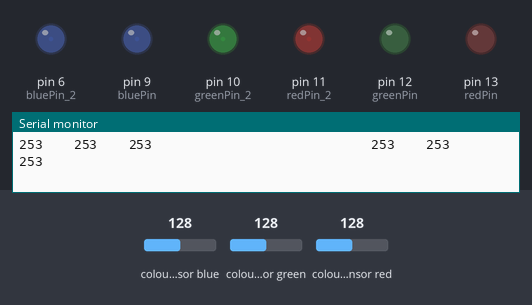
Bench run of a sketch on a simulated Arduino Uno, built with avr-gcc and run on an emulated ATmega328P. Parts: output pins drawn as LEDs (lit = HIGH), the last lines printed to the serial monitor. Wiring (inferred from the names in the program): 2 × TCS3200 colour sensor: output pin 3, S2 pin 2, S3 pin 5 / output pin 4, S2 pin 7, S3 pin 8. The inputs (shaded band) are chosen by the test bench; at power-on: colour sensor blue 128, colour sensor green 128, colour sensor red 128. Pins used as bus, display or sensor lines are not drawn.

Above: at 1.2 s.
1.3 s: colour sensor blue set to 5
At 2.7 s:
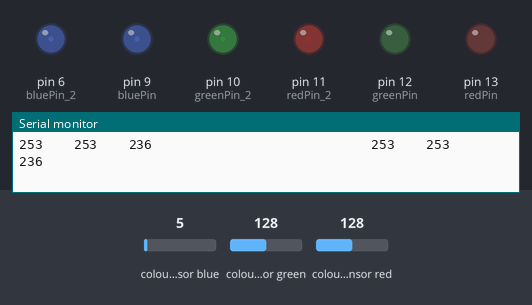
3.2 s: colour sensor green set to 125
At 4.6 s:
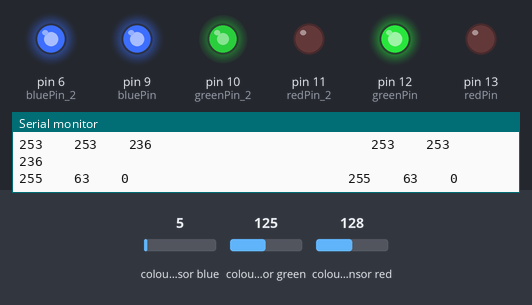
5.4 s: colour sensor red set to 122
At 6.5 s:
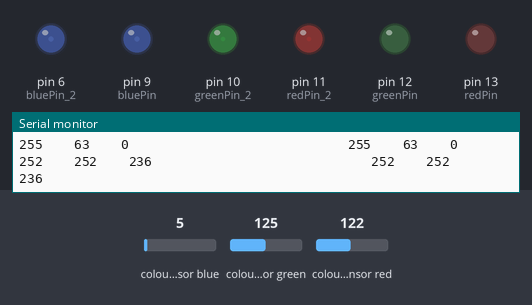
7.6 s: colour sensor green set to 102
9.5 s: colour sensor green set to 95
At 11.4 s:
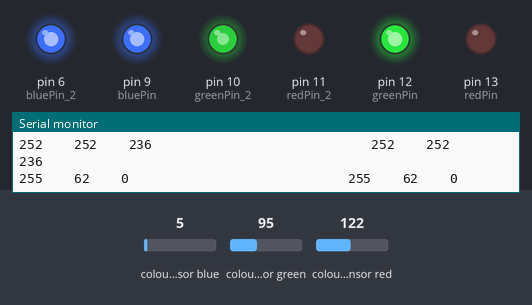
12.0 s: colour sensor green set to 128
At 13.3 s:
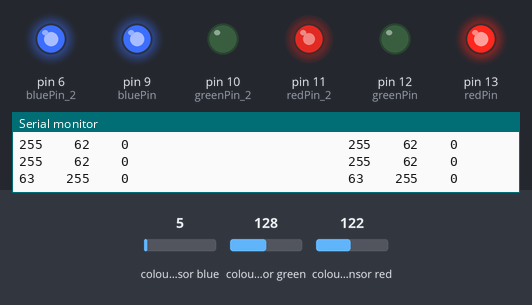
Timing chart, 0 to 15.0 s (numbered marks = the images above; inputs shaded):
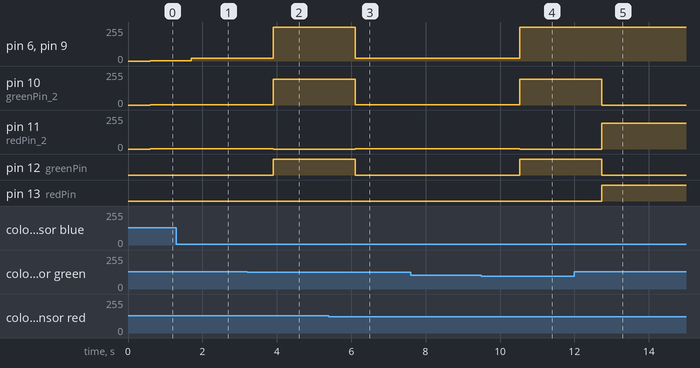

Measured:
- the behaviour switches between 128 and 127 on colour sensor green (found by bisection; images 1 and 2)
- the behaviour switches between 128 and 127 on colour sensor red (found by bisection; images 2 and 3)
- the behaviour switches between 98 and 97 on colour sensor green (found by bisection; images 3 and 4)
- after the input at 1.3 s, pin 6 (bluePin_2), pin 9 (bluePin): 2/255 → 19/255 after 0.41 s
- after the input at 3.2 s, pin 6 (bluePin_2), pin 9 (bluePin): 19/255 → 255/255 after 0.71 s; pin 10 (greenPin_2): 2/255 → 192/255 after 0.71 s; pin 11 (redPin_2): 2/255 → 0/255 after 0.71 s; pin 12 (greenPin): LOW → HIGH after 0.71 s
- after the input at 5.4 s, pin 6 (bluePin_2), pin 9 (bluePin): 255/255 → 19/255 after 0.72 s; pin 10 (greenPin_2): 192/255 → 3/255 after 0.72 s; pin 11 (redPin_2): 0/255 → 3/255 after 0.72 s; pin 12 (greenPin): HIGH → LOW after 0.72 s
- after the input at 9.5 s, pin 6 (bluePin_2), pin 9 (bluePin): 19/255 → 255/255 after 1.0 s; pin 10 (greenPin_2): 3/255 → 193/255 after 1.0 s; pin 11 (redPin_2): 3/255 → 0/255 after 1.0 s; pin 12 (greenPin): LOW → HIGH after 1.0 s
- after the input at 12.0 s, pin 10 (greenPin_2): 193/255 → 0/255 after 0.73 s; pin 11 (redPin_2): 0/255 → 192/255 after 0.73 s; pin 12 (greenPin): HIGH → LOW after 0.73 s; pin 13 (redPin): LOW → HIGH after 0.73 s

The sketch:

czujnik_kolorow_wlasny.ino
```cpp
int redPin=13;
int greenPin=12;
int bluePin=9;

int redPin_2=11;
int greenPin_2=10;
int bluePin_2=6;


int s2=7;
int s3=8;
int outPin=4;

int s2_2=2;
int s3_2=5;
int outPin_2=3;

int rColorStrength;
int gColorStrength;
int bColorStrength;
unsigned int pulseWidth;

int rColorStrength_2;
int gColorStrength_2;
int bColorStrength_2;
unsigned int pulseWidth_2;

void setup() {


  Serial.begin(9600);

  pinMode(redPin,OUTPUT);
  pinMode(greenPin,OUTPUT);
  pinMode(bluePin,OUTPUT);

    pinMode(redPin_2,OUTPUT);
  pinMode(greenPin_2,OUTPUT);
  pinMode(bluePin_2,OUTPUT);

 // digitalWrite(redPin,HIGH);
  //digitalWrite(greenPin,HIGH);
  //digitalWrite(bluePin,HIGH);

  pinMode(s2,OUTPUT);
  pinMode(s3,OUTPUT);
  pinMode(outPin,INPUT);

   pinMode(s2_2,OUTPUT);
  pinMode(s3_2,OUTPUT);
  pinMode(outPin_2,INPUT);

}


void loop() {
  //RED
  digitalWrite(s2,LOW);
  digitalWrite(s3,LOW);

  pulseWidth = pulseIn(outPin,LOW);

  rColorStrength = pulseWidth/10 - 1;
  rColorStrength = (255-rColorStrength);
   delay(100);
   //RED  2
  digitalWrite(s2_2,LOW);
  digitalWrite(s3_2,LOW);

  pulseWidth_2 = pulseIn(outPin_2,LOW);

  rColorStrength_2 = pulseWidth_2/10 - 1;
  rColorStrength_2 = (255-rColorStrength_2);

   delay(100);

  //GREEN
  digitalWrite(s2,HIGH);
  digitalWrite(s3,HIGH);

  pulseWidth = pulseIn(outPin,LOW);
  gColorStrength = pulseWidth/10 - 1;
  gColorStrength = (255-gColorStrength);
   delay(100);
  //GREEN  2
  digitalWrite(s2_2,HIGH);
  digitalWrite(s3_2,HIGH);

  pulseWidth_2 = pulseIn(outPin_2,LOW);
  gColorStrength_2 = pulseWidth_2/10 - 1;
  gColorStrength_2 = (255-gColorStrength_2);
   delay(100);

   //BLUE
  digitalWrite(s2,LOW);
  digitalWrite(s3,HIGH);

  pulseWidth = pulseIn(outPin,LOW);
  bColorStrength = pulseWidth/10 - 1;
  bColorStrength = (255-bColorStrength);
   delay(100);

   //BLUE  2
  digitalWrite(s2_2,LOW);
  digitalWrite(s3_2,HIGH);

  pulseWidth_2 = pulseIn(outPin_2,LOW);
  bColorStrength_2 = pulseWidth_2/10 - 1;
  bColorStrength_2 = (255-bColorStrength_2);
   delay(100);

  if ((rColorStrength>gColorStrength)&&(gColorStrength>bColorStrength))
  {
    rColorStrength=255;
    gColorStrength= gColorStrength/4;
   bColorStrength=0;
  }

  if ((rColorStrength>bColorStrength)&&(bColorStrength>gColorStrength))
  {
    rColorStrength=255;
    bColorStrength=bColorStrength/4;
    gColorStrength=0;
  }

  if ((bColorStrength>gColorStrength)&&(gColorStrength>rColorStrength))
  {
     bColorStrength=255;
    gColorStrength=gColorStrength/4;
    rColorStrength=0;
  }
   if ((bColorStrength>rColorStrength)&&(rColorStrength>gColorStrength))
  {
     bColorStrength=255;
    rColorStrength=rColorStrength/4;
    gColorStrength=0;
  }

    if ((gColorStrength>bColorStrength)&&(bColorStrength>rColorStrength))
  {
     gColorStrength=255;
    bColorStrength=bColorStrength/4;
    rColorStrength=0;
  }
   if ((gColorStrength>rColorStrength)&&(rColorStrength>bColorStrength))
  {
     gColorStrength=255;
    rColorStrength=rColorStrength/4;
   bColorStrength=0;
  }


  /////////////////////////////////////////////////////////////

  if ((rColorStrength_2>gColorStrength_2)&&(gColorStrength_2>bColorStrength_2))
  {
    rColorStrength_2=255;
    gColorStrength_2= gColorStrength_2/4;
    bColorStrength_2=0;
  }

  if ((rColorStrength_2>bColorStrength_2)&&(bColorStrength_2>gColorStrength_2))
  {
    rColorStrength_2=255;
    bColorStrength_2=bColorStrength_2/4;
    gColorStrength_2=0;
  }

  if ((bColorStrength_2>gColorStrength_2)&&(gColorStrength_2>rColorStrength_2))
  {
     bColorStrength_2=255;
    gColorStrength_2=gColorStrength_2/4;
    rColorStrength_2=0;
  }
   if ((bColorStrength_2>rColorStrength_2)&&(rColorStrength_2>gColorStrength_2))
  {
     bColorStrength_2=255;
    rColorStrength_2=rColorStrength_2/4;
    gColorStrength_2=0;
  }

    if ((gColorStrength_2>bColorStrength_2)&&(bColorStrength_2>rColorStrength_2))
  {
     gColorStrength_2=255;
    bColorStrength_2=bColorStrength_2/4;
    rColorStrength_2=0;
  }
   if ((gColorStrength_2>rColorStrength_2)&&(rColorStrength_2>bColorStrength_2))
  {
     gColorStrength_2=255;
    rColorStrength_2=rColorStrength_2/4  ;
    bColorStrength_2=0;
  }


    Serial.print(rColorStrength);
    Serial.print("    ");

  Serial.print(gColorStrength);
  Serial.print("    ");

  Serial.print(bColorStrength);
  Serial.print("                            ");


  Serial.print(rColorStrength_2);
    Serial.print("    ");
   Serial.print(gColorStrength_2);
  Serial.print("    ");


  Serial.println(bColorStrength_2);
  Serial.println("");

  analogWrite(redPin,(255-rColorStrength));
  analogWrite(greenPin,(255-gColorStrength));
  analogWrite(bluePin,(255-bColorStrength));

  analogWrite(redPin_2,(255-rColorStrength_2));
  analogWrite(greenPin_2,(255-gColorStrength_2));
  analogWrite(bluePin_2,(255-bColorStrength_2));

  delay(500);
}
```
